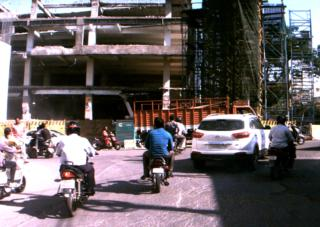
#> input picture 024541_image.jpg, 320 x 227 px
$ python main_spectral.py
#> lines starting #> are read from the running program, lines starting #| are printed output that depends on the picture; after the words box and inside, x2 and y2 are one past the last pixel; in counts of white or black regions, pixels touching at a corner belong together; long printed decimals are rounded
### function.py
# -*- coding: utf-8 -*-
"""
Created on Wed May  5 17:00:59 2021

@author: 孔湘涵
"""
import numpy as np
import time
import random
import matplotlib.pyplot as plt

# =============================================================================
# Spectral clustering/ Normalized cut functions
# =============================================================================

# [44 lines left out: function spectral_cluster_slow, not called in this run]

def spectral_cluster_nystrom(A, B, sample_indices, remain_indices):
    '''
    The fast spetral clustering algorithm using Nystrom method.
    arguments:
     - A:               similarity sub-matrix shape [no_samples, no_samples]
     - B:               similarity sub-matrix shape [no_samples, no_remaining_points]
     -sample_indices:   np.ndarray of shape [no_samples]
     -remain_indices:   np.ndarray of shape [no_remaining_points]

    returns:
     - V:               top k eigenvectors, np.ndarray of shape [no_data, k]
    '''
    num_points = A.shape[1] + B.shape[1]
    num_samples = sample_indices.shape[0]

    #1. compute row sums of w which is d, and reset the samples location at front
    d1 = np.sum(A,axis=1) + np.sum(B,axis=1)
    d2 = np.sum(B,axis=0) + np.dot(B.T,np.dot(np.linalg.pinv(A),np.sum(B,axis=1)))
    dhat = np.reshape(np.sqrt(1/np.concatenate([d1,d2])),[num_points,1])

    #2. get new A & B
    A = A * np.dot(dhat[0:num_samples],dhat[0:num_samples].T)
    B = B * np.dot(dhat[0:num_samples],dhat[num_samples:].T)

    #3.compute s and diagonalize it
    Asi = np.linalg.pinv(A**0.5)
    BBT  = np.dot(B,B.T)
    S = A + np.dot(Asi,np.dot(BBT,Asi))
    us,gammas,_ = np.linalg.svd(S)
    gammas = np.diag(gammas)

    #4, choose the first k singular vectors
    k = 8
    ABT = np.zeros((num_points,num_samples))
    ABT[sample_indices,:] = A
    ABT[remain_indices,:] = B.T
    V = ABT @ Asi @ us[:,1:k] @ np.linalg.pinv(gammas[1:k,1:k]**0.5)
    v = V / np.broadcast_to(np.linalg.norm(V,axis=1).reshape(-1,1), (V.shape))    #data normalization
    return v

# =============================================================================
# Similarity matrix construction functions
# =============================================================================

def sample(row,col,num_sample):
    '''
    Produce some samples.
    arguments:
     - row,col:         image size.
     - num_sample:      no_samples, number of samples

    returns:
     - sample_indices:  np.ndarray of shape [no_samples]
     - remain_indices:  np.ndarray of shape [no_remaining_points]
    '''
    sample_indices = np.array(random.sample(range(row*col), num_sample))
    remain_indices = np.delete(range(row*col), sample_indices)
    return sample_indices, remain_indices

def similarity(data, sample_indices, method='fully'):
    '''
    Compute similarity sub-matrix A & B.
    arguments:
     - data:            np.ndarray of shape [no_data, no_dimensions]
     - sample_indices   np.ndarray of shape [no_samples]
     - method           choose the type of similaritymatrix, default is 'fully connected graph',
                        if want to use 'ε- neighborhood graph', set method as other value

    returns:
     - A                similarity sub-matrix shape [no_samples, no_samples]
     - B                similarity sub-matrix shape [no_samples, no_remaining_points]

    Hint: data needs normalized to 1, in case AB=0.
    '''
    data=np.float32(data/data.max())
    length = data.shape[0]
    AB = np.zeros((len(sample_indices),length))
    samples = data[sample_indices,:]
    sigma=1
    for i in range(len(sample_indices)):
        # use Gaussian kernel to define the similarity
        AB[i,:] = np.exp((-np.linalg.norm((samples[i,:] - data), axis = 1)**2)/sigma)    #fully connected  sigma=1
    if method != 'fully':
        AB = AB[AB>np.exp(-0.8)**2].reshape((len(sample_indices),length))    #ε- neighborhood default is 0.8
        print('ε- neighborhood graph.')
    else:
        print('fully connected graph.')
    A = AB[:,sample_indices]
    B = AB[:,np.delete(range(length), sample_indices)]
    return A,B

# =============================================================================
# K-means functions
# =============================================================================

# [63 lines left out: functions k_means_1d, k_means_pp_1d, not called in this run]

def k_means(X, centroids, n_iterations):
    '''
    standard k-means algorithm
    arguments:
     - X:          np.ndarray of shape [no_data, no_dimensions]
                   input data points
     - centroids:  np.ndarray of shape [k, no_dimensions]
                   centres of initial custers
     - n_iterations: integer, number of iterations to run k-means for
    returns:
     - which_component: np.ndarray of shape [no_data] and integer data
                        type, contains values in [0, k-1] indicating which
                        cluster each data point belongs to
     - centroids:  np.ndarray of shape [k, no_dimensions], centres of
                   final custers, ordered in such way as indexed by
                   `which_component`
    '''
    k = centroids.shape[0]
    for _ in range(n_iterations):
        # reassign data points to components
        distances = np.linalg.norm(np.expand_dims(X, axis=1) - centroids, axis=-1, ord=2)
        which_component = np.argmin(distances, axis=-1)
        # calcuate centroid for each component
        centroids = np.stack(list( X[which_component==i].mean(axis=0) for i in range(k) ), axis=0)

    return which_component, centroids
def k_means_pp(X, k):
    '''
    Compute initial custer for k-means
    arguments:
     - X:          np.ndarray of shape [no_data, no_dimensions]
                   input data points
    returns:
     - centroids:  np.ndarray of shape [k, no_dimensions]
                   centres of initial custers
    '''
    num_data, channels = X.shape

    #step1: get a random point as the first center
    index1 = int(np.random.random_sample()*num_data)
    centroids = np.zeros((k,channels))
    centroids[0,:] = X[index1,:]
    index = np.zeros(k)  #the index of centers in dataset
    index[0] = index1
    for i in range(1,k):
        #step2: compute every point's distance to the nearest existing centroid
        distance = np.ones(num_data)
        for j in range(num_data):   #for all data
            dis = np.ones(i+1)
            for m in range(0,i+1):
                #each distance between center m and every point
                dis[m] = np.linalg.norm(X[j,:] - centroids[m,:])
            #assign each point to the nearest center with minimum distance
            distance[j] = dis.min()
            if distance[j] == 0:
                distance[j] += 1e-5
        #step3: choose one point as the centre of a new cluster with probability proportional to distance**2
        index[i] = np.argmax(distance)
        centroids[i,:] = X[int(index[i]),:]
    return centroids

# =============================================================================
# Display functions
# =============================================================================

def display_clusters(img, which_component, k=-1):
    '''
    Display the cluster result as the row image color.

    Param:
    img                  color RGB image, row*col*channels
    which_component      1d size = row*col, each point represent which cluster belongs to.
    (k)                  set by default, number of clusters
    '''
    row,col = img.shape[:2]
    which_component = which_component.astype(np.int64)
    if k==-1:
        k=which_component.max()+1
    else:
        pass
    center_value = np.zeros((k,3))
    result = np.zeros(img.shape)
    #calculate the mean value of each clusters
    for n in range(k):
        mask = np.array([which_component==n]).reshape((row,col))
        number = mask.sum()
        center_value[n,0] = (mask*img[:,:,0]).sum()/number
        center_value[n,1] = (mask*img[:,:,1]).sum()/number
        center_value[n,2] = (mask*img[:,:,2]).sum()/number
        result[:,:,0] += mask*center_value[n,0]
        result[:,:,1] += mask*center_value[n,1]
        result[:,:,2] += mask*center_value[n,2]
    plt.figure()
    plt.imshow(np.uint8(result))
#    plt.title('Clustering result (RGB & fully).')
    return np.uint8(result)

### main_spectral.py
# -*- coding: utf-8 -*-
"""
Created on Thu May 13 20:53:08 2021

@author: 孔湘涵
"""

import numpy as np
import cv2
import matplotlib.pyplot as plt
import function
import time
import sklearn
import sklearn.metrics


# =============================================================================
# Data Preprocessing
# =============================================================================
img =cv2.imread('024541_image.jpg')
#> img is the input picture: shape (227, 320, 3); mean B, G, R 94.7, 93.1, 101.2

img = cv2.cvtColor(img,cv2.COLOR_BGR2RGB)
row,col = img.shape[:2]
#> row = 227; col = 320
channels = 3
plt.figure()
plt.imshow(img)

## lab space
img_lab = cv2.cvtColor(img,cv2.COLOR_RGB2LAB)
#> img_lab: shape (227, 320, 3); mean of channels 0, 1, 2 98.1, 131.7, 128.6
data = img_lab.reshape((-1,channels))

## RGB spce
#data = img.reshape((-1,channels))

# =============================================================================
# Spectral Clustering
# =============================================================================
time1 = time.time()

num_samples = 50
sample_indices, remain_indices = function.sample(row,col,num_samples)

#compute graph matrix, default method='fully'; method = -1, ε- neighborhood
A,B = function.similarity(data,sample_indices)
#> in similarity, `samples = data[sample_indices,:]`: samples = 50 rows, first 8: [0.0235, 0.494, 0.514], [0.098, 0.545, 0.486], [0.129, 0.502, 0.514], [0.239, 0.502, 0.518], [0.427, 0.545, 0.486], [0.8, 0.541, 0.475], [0.00784, 0.494, 0.506], [0.451, 0.522, 0.522]

#Apply nystrom method
v = function.spectral_cluster_nystrom(A, B, sample_indices, remain_indices)
#> in spectral_cluster_nystrom, `d1 = np.sum(A,axis=1) + np.sum(B,axis=1)`: d1 = 50 values, max 65671.5 at index 22, min 52541.6 at index 8, mean 62029.7
#> in spectral_cluster_nystrom, `us,gammas,_ = np.linalg.svd(S)`:
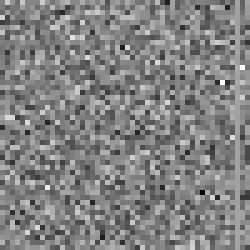
#> us: shape (50, 50) float64 (shown 5 times larger); min -0.552, max 0.533, mean 0.00268; drawn with min black and max white
#> in spectral_cluster_nystrom, `us,gammas,_ = np.linalg.svd(S)`: gammas = 50 values, max 2745036.1 at index 0, min 1.11e-05 at index 49, mean 68106.7
#> in spectral_cluster_nystrom, `gammas = np.diag(gammas)`:
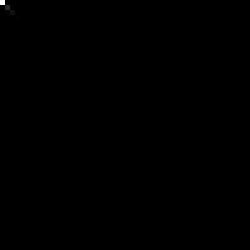
#> gammas: shape (50, 50) float64 (shown 5 times larger); min 0, max 2745036.1, mean 1362.1; drawn with min black and max white
print('Total time is ', time.time()-time1)

# Cluster the points using k-means
k=8
which_component, centroids = function.k_means(v, function.k_means_pp(v,k), n_iterations=200)
#> after the loop in k_means_pp, `for i in range(1,k):`: index = [39865, 85, 1314, 1446, 2185, 2664, 2683, 4106]
#> in k_means, `k = centroids.shape[0]`: k = 8

#display the results
result1 = function.display_clusters(img, which_component)
#> the loop in display_clusters, `for n in range(k):` made 8 passes
#> number on passes 1 to 8: 5258, 6608, 14483, 11107, 13709, 7472, 6749, 7254
#> pass 1, in display_clusters, `mask = np.array([which_component==n]).reshape((row,col))`:
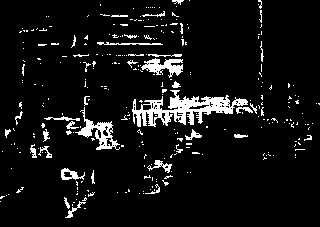
#> mask: shape (227, 320) bool; 7.2% white; 291 white regions (252 under 20 px), largest, box (x1, y1, x2, y2) and area: (132, 90, 248, 127) 1715, (75, 107, 120, 150) 543, (141, 58, 183, 78) 430
#> after the loop in display_clusters, `for n in range(k):`:
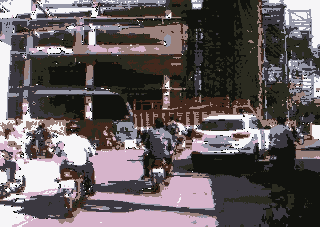
#> result: shape (227, 320, 3) float64; mean R, G, B 101.2, 93.1, 94.7
#> after the loop in display_clusters, `for n in range(k):`: center_value = [[67.35, 40.74, 29.08], [150.5, 151, 167.7], [17.38, 18.6, 14.27], [43.48, 43.73, 32.42], [59.81, 56.91, 64.61], [246.3, 245.1, 248], [155.3, 130, 124.9], [214.8, 180.7, 203.1]]
result1_cv = cv2.cvtColor(result1,cv2.COLOR_RGB2BGR)
#cv2.imwrite('50_lab_fully_1.png',result1_cv)

# =============================================================================
# Evaluation of Performance
# =============================================================================
labelpath = '024541_inst_label.png'
label = cv2.imread(labelpath)[:,:,0].reshape(-1)
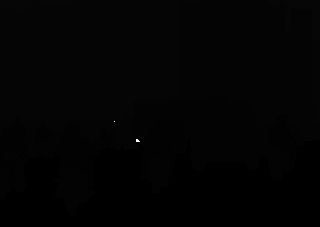
#> input picture 024541_inst_label.png, 320 x 227 px
print(set(list(label)))
#| {0, 2, 3, 4, 5, 6, 255}
label[label==255]=1
result2 = function.display_clusters(img, label, k=7)
#> call 2 of display_clusters, with which_component = array of shape (72640,), k = 7
#> the loop in display_clusters (call 2), `for n in range(k):` made 7 passes
#> number on passes 1 to 7: 18864, 10, 5202, 10586, 15982, 20919, 1077
#> pass 1, in display_clusters (call 2), `mask = np.array([which_component==n]).reshape((row,col))`:
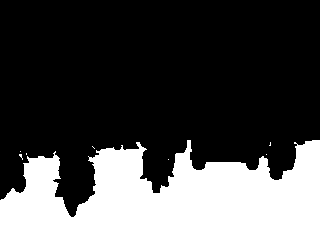
#> mask: shape (227, 320) bool; 26% white; 8 white regions (7 under 20 px), largest, box (x1, y1, x2, y2) and area: (0, 140, 320, 227) 18840
#> after the loop in display_clusters (call 2), `for n in range(k):`:
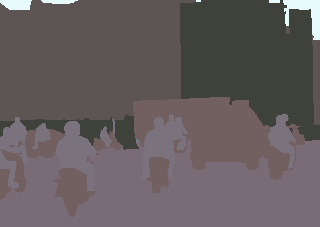
#> result: shape (227, 320, 3) float64; mean R, G, B 101.2, 93.1, 94.7
#> after the loop in display_clusters (call 2), `for n in range(k):`: center_value = [[122.8, 108.9, 118.8], [117, 125.2, 137], [122.2, 114.6, 124.7], [113.8, 96.19, 95.78], [63.28, 65.18, 59.81], [92.31, 85.26, 83.69], [231.6, 251.3, 252.2]]

# [5 lines of commented-out code are left out]

print('Davies-Bouldin',sklearn.metrics.davies_bouldin_score(data, which_component))
#| Davies-Bouldin 1.923
